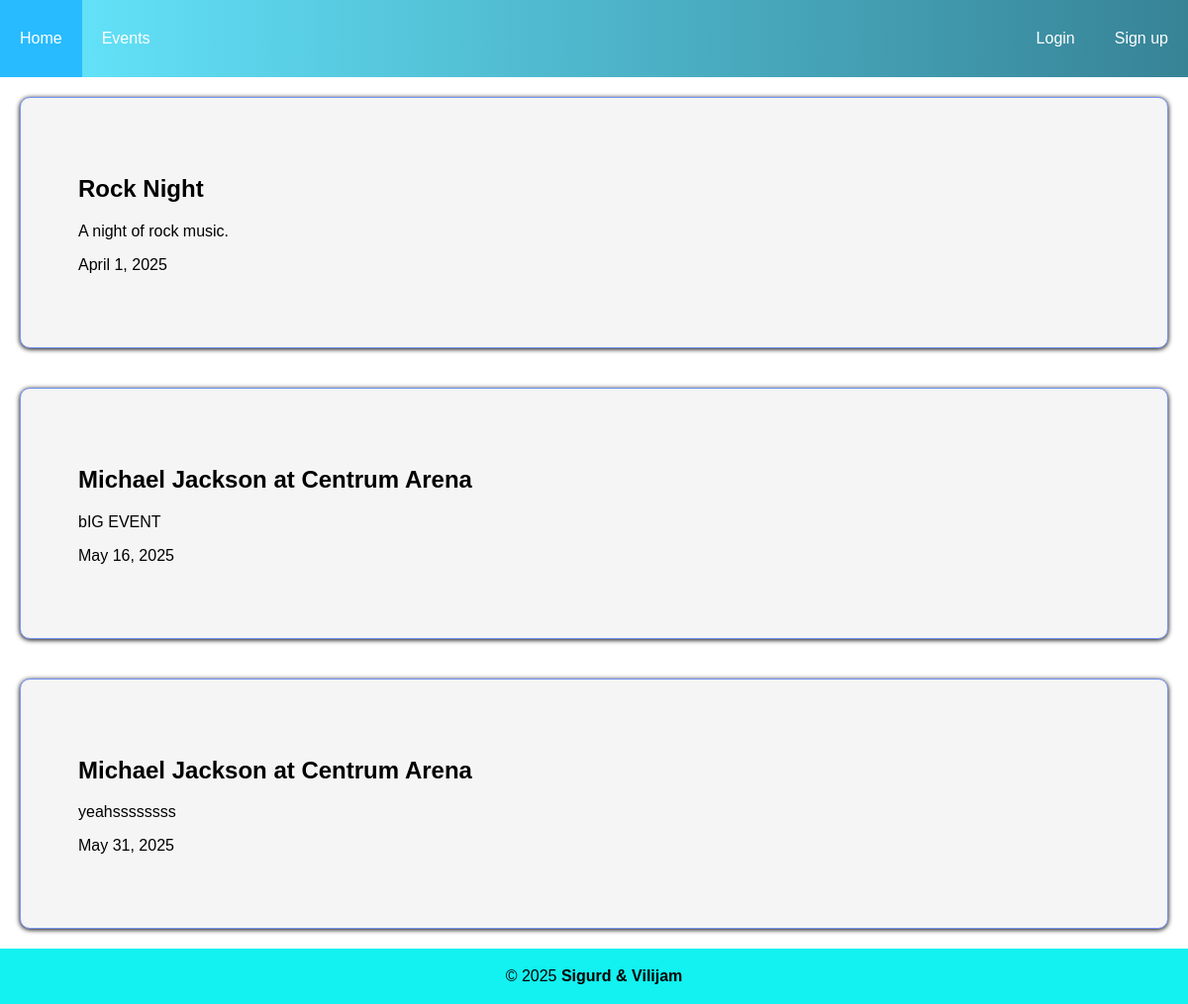
/events/, run on an earlier commit of the app's database.
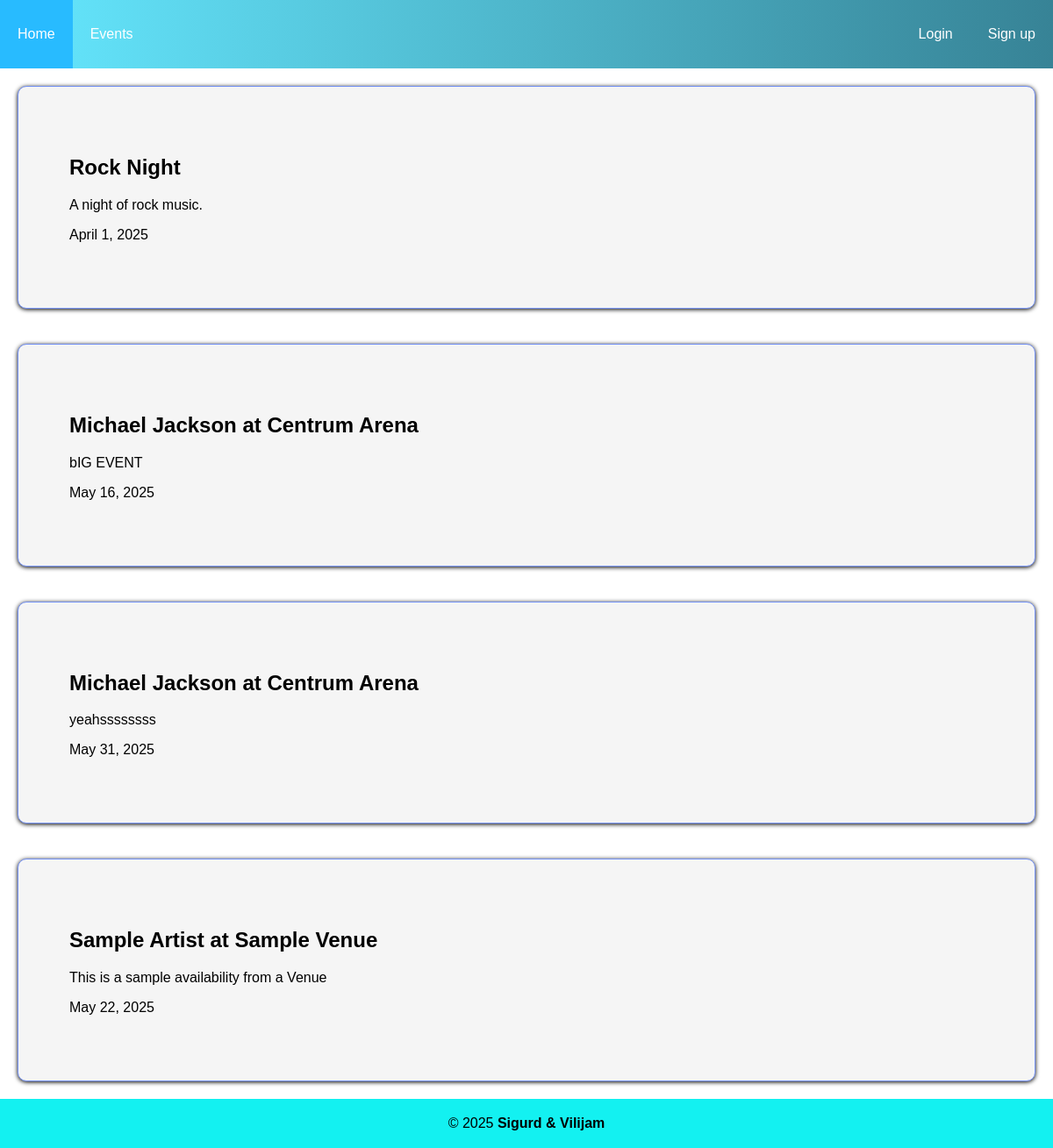
And on a later commit of the database.
### app/models.py (models this page shows, shortened)
class Events(models.Model):
    eventname = models.CharField(max_length=100)
    eventdate = models.DateField()
    eventtime = models.TimeField()
    location = models.ForeignKey(Location, on_delete=models.CASCADE, related_name="events")
    eventdescription = models.TextField()
    eventimage = models.ImageField(upload_to="eventpics/", default="eventpics/default.png", null=True, blank=True)
    EventArtists = models.ManyToManyField(Artist, through="EventArtists", related_name="event_artists")
    eventvenue = models.ForeignKey(Venue, on_delete=models.CASCADE, related_name="event_venue")
    ticketsold = models.IntegerField(default=0)
    ticketprice = models.DecimalField(max_digits=5, decimal_places=2)
    genres = models.ManyToManyField(Genre, related_name="events")
    authorized_doormen = models.ManyToManyField(Doorman, related_name="events", null=True, blank=True)

### app/views.py (the view)
# urls.py: path("events/", views.events, name="events"),
def events(request):
    events = Events.objects.all()
    return render(request, "events.html", {"events": events})

### templates/events.html
{% extends "base.html" %}
{%block content%}
{% for event in events %}
<div class="container">
    <div class="card">
        <h2><a href="{% url 'event' event.id %}">{{ event.eventname }}</a></h2>
        <p>{{ event.eventdescription }}</p>
        <p>{{ event.eventdate }}</p>
    </div>
</div>
{% endfor %}
{%endblock%}

What changed in the data, as far as the page shows it:
added Events: eventname "Sample Artist at Sample Venue", eventdescription "This is a sample availability from a Venue", eventdate "May 22, 2025"
